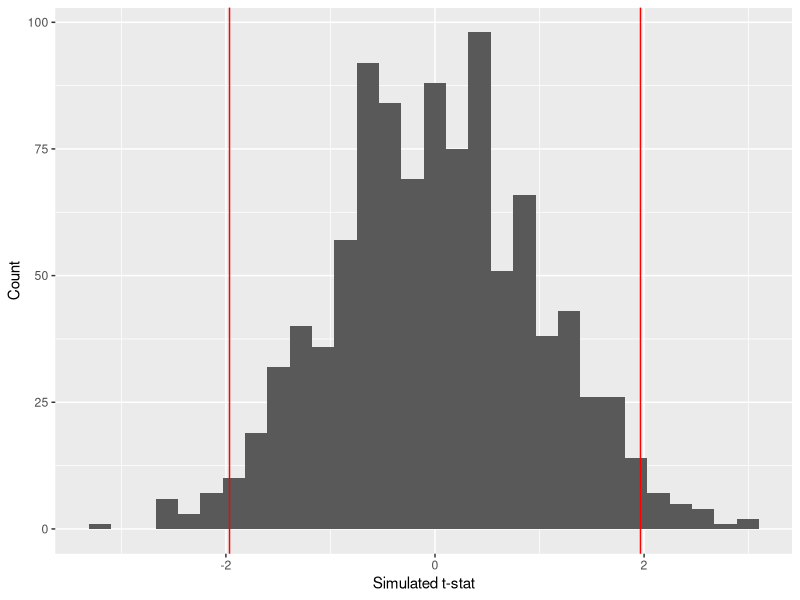
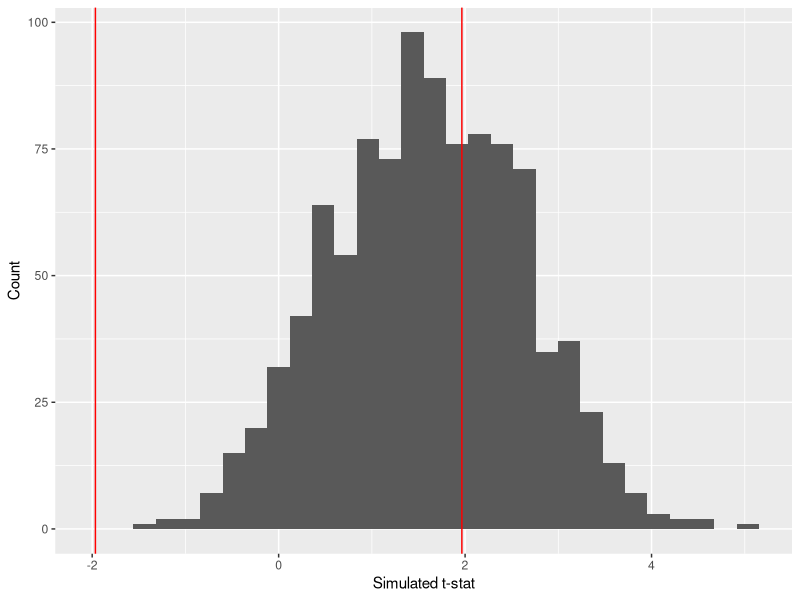
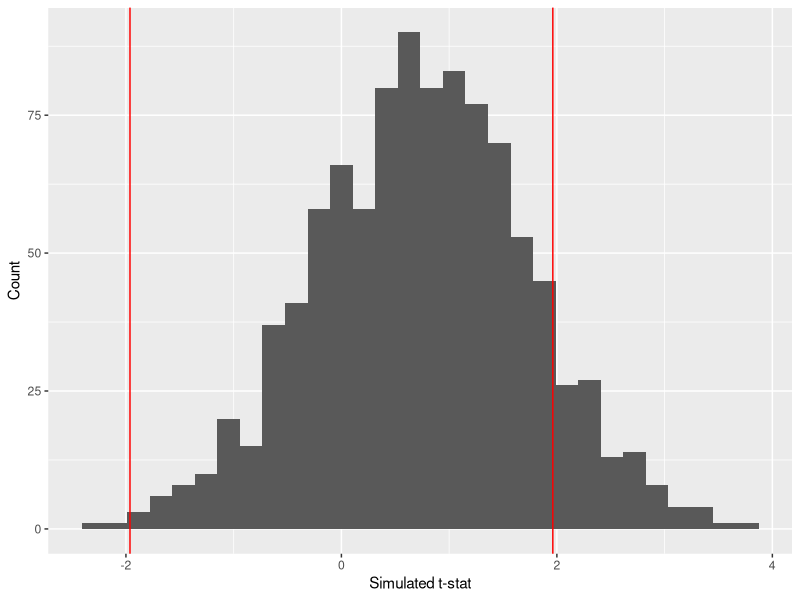
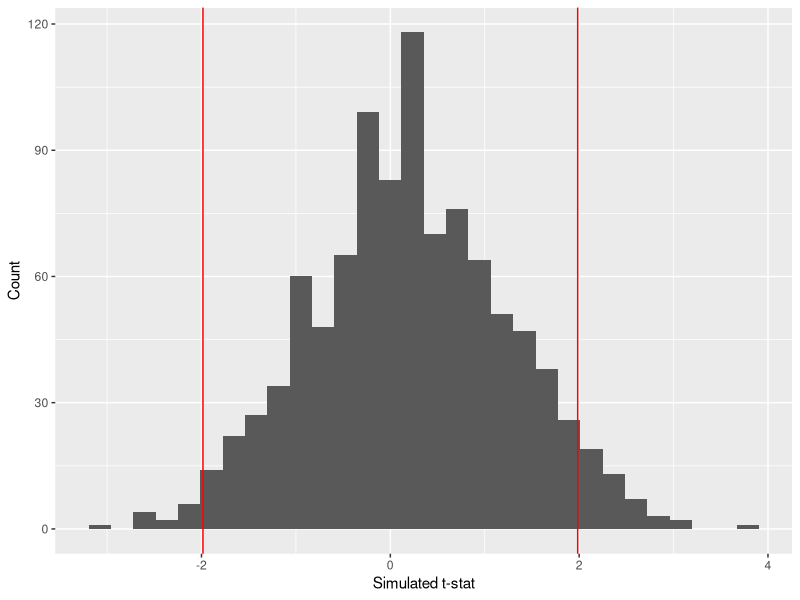
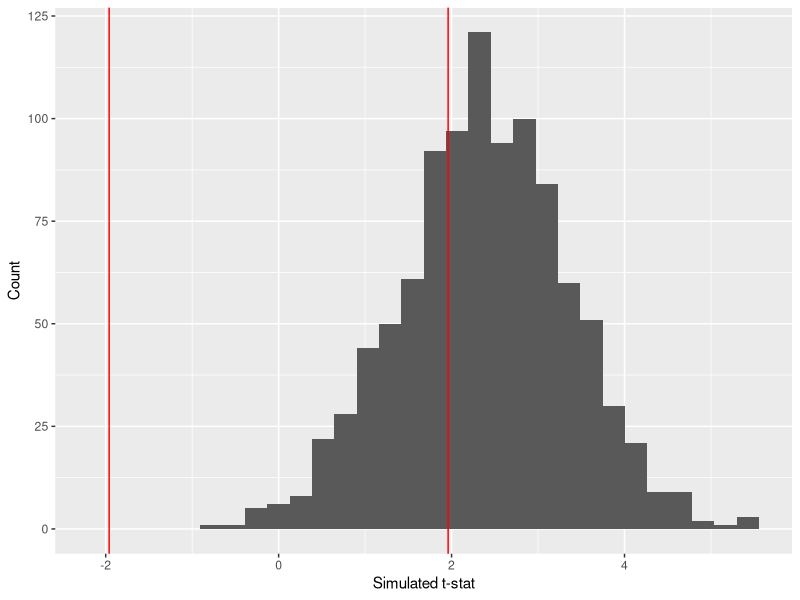
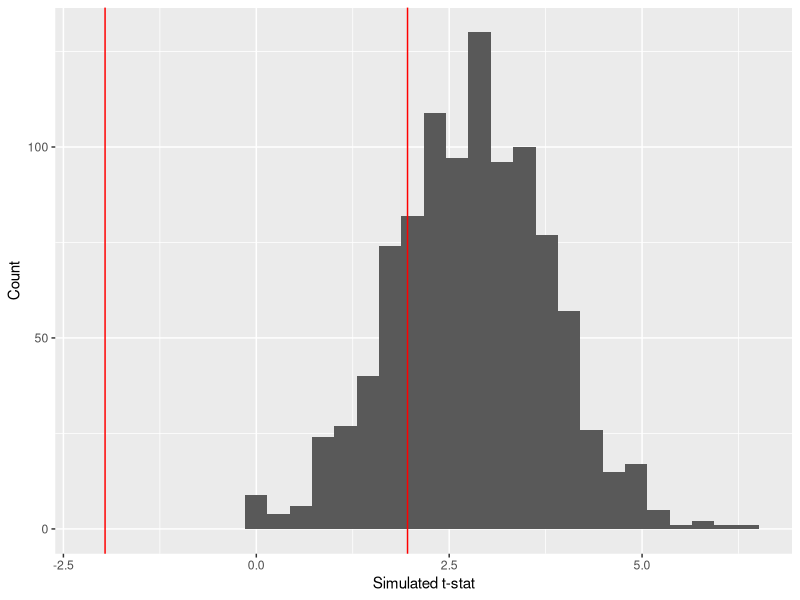

The R script that drew these images, in order:
## ---- chunk 1
knitr::opts_chunk$set(echo = TRUE)
## ---- chunk 2
library(tidyverse)
simreg <- function(beta0, beta1, sigma, x){
  err <- rnorm(length(x), sd = sigma)
  beta0 + beta1 * x + err
}
## ---- chunk 3
gen_sample_coef <- function(beta0_to_sim, beta1_to_sim, sigma_to_sim, xs){
  ys <- simreg(beta0 = beta0_to_sim, beta1 = beta1_to_sim, 
               sigma = sigma_to_sim, x = xs)
  m_sim <- lm(ys ~ xs)
  coef(summary(m_sim))[1, 1:2]
}
## ---- chunk 4
Vanguard <- read_csv("Vanguard.csv")
marketRf <- read_csv("marketRf.csv")
wide_van <- Vanguard %>%
  select(date, ticker, mret) %>%
  pivot_wider(names_from = ticker, values_from = mret)
join_van <- left_join(wide_van, select(marketRf, date, vwretd), by = "date")

num_samples <- 1000
truebeta0 <- 0
truebeta1 <- 1
truesigma <- 0.025

out_df <- as.data.frame(t(replicate(num_samples, 
                   gen_sample_coef(beta0_to_sim = truebeta0, beta1_to_sim = truebeta1, 
                                   sigma_to_sim = truesigma, xs = join_van$vwretd))))
colnames(out_df) <- c("b0", "sb0")
## ---- chunk 5
out_df <- mutate(out_df,t_stat=b0/sb0)
p1<-qplot(out_df$t_stat,xlab="t-statistics")
## ---- chunk 6
qt(.975, df = 434)
qt(.025, df = 434)
ggplot(data = out_df, aes(x = t_stat)) + 
  geom_histogram() + 
  xlab("Simulated t-stat") + 
  ylab("Count") + 
  geom_vline(xintercept = qt(.975, df = 434),color="red")+geom_vline(xintercept = qt(0.025, df = 434),color="red")

#(p2 <- p1+qplot(qt(.975, df = 998)*rep(1, 10000),c(1:10000),color = "red"))
## ---- chunk 7
beyond_lim<-abs(out_df$t_stat) > qt(.975, df = 434)
mean(beyond_lim)
## ---- chunk 8
num_samples <- 1000
truebeta0 <- 0.002
truebeta1 <- 1
truesigma <- 0.025

out_df2 <- as.data.frame(t(replicate(num_samples, 
                   gen_sample_coef(beta0_to_sim = truebeta0, beta1_to_sim = truebeta1, 
                                   sigma_to_sim = truesigma, xs = join_van$vwretd))))
colnames(out_df2) <- c("b0", "sb0")

out_df2 <- mutate(out_df2,t_stat=b0/sb0)
#qplot(out_df2$t_stat,xlab="t-statistics")

#qt(.975, df = 998)
#qt(.025, df = 998)

beyond_lim<-abs(out_df2$t_stat) > qt(.975, df = 434)
mean(beyond_lim)

ggplot(data = out_df2, aes(x = t_stat)) + 
  geom_histogram() + 
  xlab("Simulated t-stat") + 
  ylab("Count") + 
  geom_vline(xintercept = qt(.975, df = 434),color="red")+geom_vline(xintercept = qt(0.025, df = 434),color="red")
## ---- chunk 9
gen_sample_confint <- function(beta0_to_sim, beta1_to_sim, sigma_to_sim, xs){
  ys <- simreg(beta0 = beta0_to_sim, beta1 = beta1_to_sim, 
               sigma = sigma_to_sim, x = xs)
  m_sim <- lm(ys ~ xs)
  confint(m_sim)[1, 1:2]
}
num_samples <- 1000
truebeta0 <- 0.002
truebeta1 <- 1
truesigma <- 0.025

out_df3 <- as.data.frame(t(replicate(num_samples, 
                   gen_sample_confint(beta0_to_sim = truebeta0, beta1_to_sim = truebeta1, 
                                   sigma_to_sim = truesigma, xs = join_van$vwretd))))
colnames(out_df3) <- c("conf_25", "conf_975")

temp_new<-out_df3$conf_25 < 0 & out_df3$conf_975 > 0
mean(out_df3$conf_25 < 0 & out_df3$conf_975 > 0)
print("This number is apprximately 1-0.35 that we found earlier. Meaning that 0 will be found only 65% in the confidence interval. Therefore, we accept the null hypothesis 65%.")
## ---- chunk 10
num_obs <- 1000
ads <- rep(c(0, 1), each = num_obs / 2) # each does 500 zeros and 500 ones. Times alternates zeros and ones.
## ---- chunk 11
simreg <- function(beta0, beta1, sigma, x){
  err <- rnorm(length(x), sd = sigma)
  beta0 + beta1 * x + err
}
gen_sample_coef <- function(beta0_to_sim, beta1_to_sim, sigma_to_sim, xs){
  ys <- simreg(beta0 = beta0_to_sim, beta1 = beta1_to_sim, 
               sigma = sigma_to_sim, x = xs)
  m_sim <- lm(ys ~ xs)
  coef(summary(m_sim))[2, 1:2] # returns b_1 and s_{b_1}
}

num_samples <- 1000
truebeta0 <- 7
truebeta1 <- 0.04
truesigma <- 0.85

out_df4 <- as.data.frame(t(replicate(num_samples, 
                   gen_sample_coef(beta0_to_sim = truebeta0, beta1_to_sim = truebeta1, 
                                   sigma_to_sim = truesigma, xs = ads))))
colnames(out_df4) <- c("b1", "sb1")

out_df4 <- mutate(out_df4,t_stat=(b1-0)/sb1)
#p1<-qplot(out_df$t_stat,xlab="t-statistics")
ggplot(data = out_df4, aes(x = t_stat)) + 
  geom_histogram() + 
  xlab("Simulated t-stat") + 
  ylab("Count") + 
  geom_vline(xintercept = qt(.975, df = 998),color="red")+geom_vline(xintercept = qt(0.025, df = 998),color="red")

## ---- chunk 12
print("That is, on what proportion of samples did you find $|t|$ to be greater than the absolute value of the critical value calculated using 95% confidence interval?")
beyond_lim<-abs(out_df4$t_stat) > qt(.975, df = 998)
mean(beyond_lim)
print(paste0("we reject the null hypothesis ",mean(beyond_lim)*100,"% of the times with N=",num_samples))
## ---- chunk 13
num_obs <- 100
ads <- rep(c(0, 1), each = num_obs / 2) # each does 50 zeros and 50 ones. Times alternates zeros and ones.

num_samples <- 1000
truebeta0 <- 7
truebeta1 <- 0.04
truesigma <- 0.85

out_df5 <- as.data.frame(t(replicate(num_samples, 
                   gen_sample_coef(beta0_to_sim = truebeta0, beta1_to_sim = truebeta1, 
                                   sigma_to_sim = truesigma, xs = ads))))
colnames(out_df5) <- c("b1", "sb1")

out_df5 <- mutate(out_df5,t_stat=(b1-0)/sb1)
#p1<-qplot(out_df$t_stat,xlab="t-statistics")
ggplot(data = out_df5, aes(x = t_stat)) + 
  geom_histogram() + 
  xlab("Simulated t-stat") + 
  ylab("Count") + 
  geom_vline(xintercept = qt(.975, df = num_obs-2),color="red")+geom_vline(xintercept = qt(0.025, df = num_obs-2),color="red")

print("That is, on what proportion of samples did you find $|t|$ to be greater than the absolute value of the critical value calculated using 95% confidence interval?")
beyond_lim<-abs(out_df5$t_stat) > qt(.975, df = num_obs-2)
mean(beyond_lim)
print(paste0("The mean value of b1: ",mean(out_df5$b1)))
print(paste0("The mean value of sb1: ",mean(out_df5$sb1)))
print(paste0("we reject the null hypothesis ",mean(beyond_lim)*100,"% of the times with number of observations N=",num_obs))


num_obs <- 10000
ads <- rep(c(0, 1), each = num_obs / 2) # each does 5000 zeros and 5000 ones. Times alternates zeros and ones.
num_samples <- 1000
truebeta0 <- 7
truebeta1 <- 0.04
truesigma <- 0.85

out_df5 <- as.data.frame(t(replicate(num_samples, 
                   gen_sample_coef(beta0_to_sim = truebeta0, beta1_to_sim = truebeta1, 
                                   sigma_to_sim = truesigma, xs = ads))))
colnames(out_df5) <- c("b1", "sb1")

out_df5 <- mutate(out_df5,t_stat=(b1-0)/sb1)
#p1<-qplot(out_df$t_stat,xlab="t-statistics")
ggplot(data = out_df5, aes(x = t_stat)) + 
  geom_histogram() + 
  xlab("Simulated t-stat") + 
  ylab("Count") + 
  geom_vline(xintercept = qt(.975, df = num_obs-2),color="red")+geom_vline(xintercept = qt(0.025, df = num_obs-2),color="red")

print("That is, on what proportion of samples did you find $|t|$ to be greater than the absolute value of the critical value calculated using 95% confidence interval?")
beyond_lim<-abs(out_df5$t_stat) > qt(.975, df = num_obs-2)
mean(beyond_lim)
print(paste0("The mean value of b1: ",mean(out_df5$b1)))
print(paste0("The mean value of sb1: ",mean(out_df5$sb1)))
print(paste0("we reject the null hypothesis ",mean(beyond_lim)*100,"% of the times with number of observations N=",num_obs))


## ---- chunk 14



num_obs <- 14200
ads <- rep(c(0, 1), each = num_obs / 2)
num_samples <- 1000
truebeta0 <- 7
truebeta1 <- 0.04
truesigma <- 0.85

out_df5 <- as.data.frame(t(replicate(num_samples, 
                   gen_sample_coef(beta0_to_sim = truebeta0, beta1_to_sim = truebeta1, 
                                   sigma_to_sim = truesigma, xs = ads))))
colnames(out_df5) <- c("b1", "sb1")

out_df5 <- mutate(out_df5,t_stat=(b1-0)/sb1)
#p1<-qplot(out_df$t_stat,xlab="t-statistics")
 ggplot(data = out_df5, aes(x = t_stat)) + 
   geom_histogram() + 
   xlab("Simulated t-stat") + 
   ylab("Count") + 
   geom_vline(xintercept = qt(.975, df = num_obs-2),color="red")+geom_vline(xintercept = qt(0.025, df = num_obs-2),color="red")

#print("That is, on what proportion of samples did you find $|t|$ to be greater than the absolute value of the critical value calculated using 95% confidence interval?")
beyond_lim<-abs(out_df5$t_stat) > qt(.975, df = num_obs-2)
#mean(beyond_lim)
print(paste0("The mean value of b1: ",mean(out_df5$b1)))
print(paste0("The mean value of sb1: ",mean(out_df5$sb1)))
print(paste0("we reject the null hypothesis ",mean(beyond_lim)*100,"% of the times with number of observations N=",num_obs))

